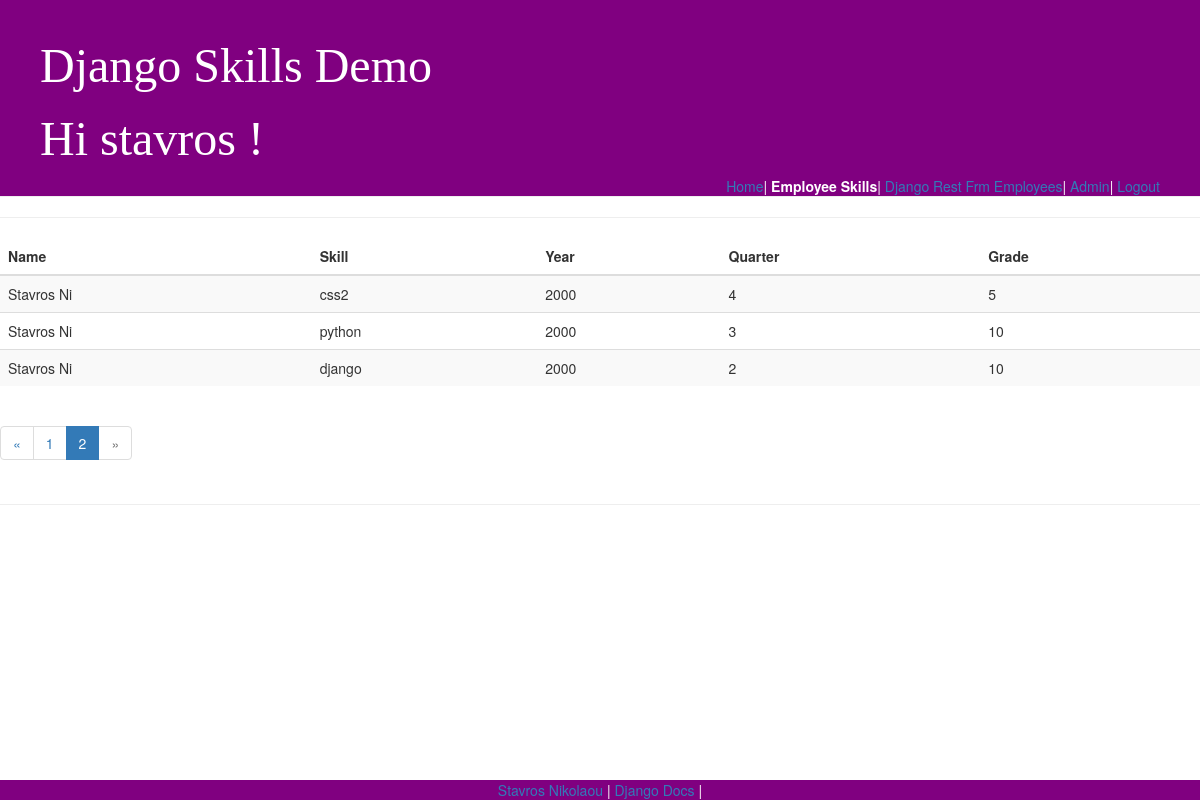
The page /skills/emp_skills_list/?page=2 (signed in) on the database its author committed.
### skills/models.py (models this page shows, shortened)
class EmpSkills(models.Model):
    id = models.AutoField(primary_key=True)
    year = models.IntegerField(blank=True, null=True)
    quarter = models.IntegerField(blank=True, null=True)
    employee = models.ForeignKey('Employee', models.DO_NOTHING, blank=True, null=True)
    skill = models.ForeignKey('Skill', models.DO_NOTHING, blank=True, null=True)
    grade = models.IntegerField()
    class Meta:
        managed = False
        db_table = 'emp_skills'
        unique_together = (('year', 'quarter', 'employee', 'skill'),)

class Employee(models.Model):
    id = models.AutoField(primary_key=True)
    name = models.CharField(max_length=10)
    get_data=URLField()
    department = models.ForeignKey(Department, models.DO_NOTHING, blank=True, null=True)
    def get_data(self):
         bar_chart=pygal.Bar()
         bar_chart.title = 'Employee grades  (in %)'
         data = {}
         for empSkill in Employee.empSkills(self):
             data[str(empSkill.year) + " Q"+ str(empSkill.quarter) ] = empSkill.grade
         for key, value in data.items():
            bar_chart.add(key, value)
         return mark_safe('<img src="%s" width="750" height="550" />' % (bar_chart.render_data_uri()))
    class Meta:
        managed = False
        db_table = 'employee'

class Skill(models.Model):
    id = models.AutoField(primary_key=True)
    name = models.CharField(max_length=10)
    class Meta:
        managed = False
        db_table = 'skill'

### skills/views.py (the view)
# urls.py: path('skills/emp_skills_list/',views.emp_skills,name='emp_skills'),
@login_required
def emp_skills(request):
    emp_skills_list = EmpSkills.objects.all()
    paginator = Paginator(emp_skills_list, 3) # Show 25 contacts per page
    page = request.GET.get('page')
    emp_skills_list = paginator.get_page(page)
    return render(request, 'skills/emp_skills_list.html', {'list': emp_skills_list})

### skills/templates/skills/emp_skills_list.html (shortened to what this page needs)
{% extends 'base.html' %}
{% block nav-empSkills %}<strong class="nav-active">Employee Skills</strong>{% endblock %}
{% block content %}
<table class="table table-striped">
  <thead>
    <tr>
      <th>Name</th>
      <th>Skill</th>
      <th>Year</th>
      <th>Quarter</th>
      <th>Grade</th>
    </tr>
  </thead>
  <tbody>
    {% for emp in list %}
      <tr>
        <td>{{ emp.employee.name }}</td>
        <td>{{ emp.skill.name }}</td>
        <td>{{ emp.year}}</td>
        <td>{{ emp.quarter}}</td>
        <td>{{ emp.grade}}</td>
      </tr>
    {% endfor %}
  </tbody>
</table>
{% if list.has_other_pages %}
  <ul class="pagination">
    {% if list.has_previous %}
      <li><a href="?page={{ list.previous_page_number }}">&laquo;</a></li>
    {% else %}
      <li class="disabled"><span>&laquo;</span></li>
    {% endif %}
    {% for i in list.paginator.page_range %}
      {% if list.number == i %}
        <li class="active"><span>{{ i }} <span class="sr-only">(current)</span></span></li>
      {% else %}
        <li><a href="?page={{ i }}">{{ i }}</a></li>
      {% endif %}
    {% endfor %}
    {% if list.has_next %}
      <li><a href="?page={{ list.next_page_number }}">&raquo;</a></li>
    {% else %}
      <li class="disabled"><span>&raquo;</span></li>
    {% endif %}
  </ul>
{% endif %}
{% endblock %}

### skills/templates/base.html (shortened to what this page needs)
<!DOCTYPE html>
<html>
<head>
   {% load staticfiles %}
        <link rel="stylesheet" href="//maxcdn.bootstrapcdn.com/bootstrap/3.2.0/css/bootstrap.min.css">
        <link rel="stylesheet" href="//maxcdn.bootstrapcdn.com/bootstrap/3.2.0/css/bootstrap-theme.min.css">
        <link rel="stylesheet" href="{% static 'css/skills.css' %}">
</head>
<body>
  <header class="page-header">
    <h1>Django Skills Demo </h1>
    {% if user.is_authenticated %}
    <h1>  Hi {{ user.username }} !</h1>
      {% block nav %}
        <ul id="nav" class="top-menu" >
            {% block nav-home %}<a href="{% url 'home' %}">Home</a>{% endblock %}|
            {% block nav-empSkills %}<a href="{% url 'emp_skills' %}">Empp Skills</a>{% endblock %}|
            {% block nav-rest_emp %}<a href="{% url 'rest_emp' %}">Django Rest Frm Employees</a>{% endblock %}|
            {% block nav-admin %}<a href="/admin">Admin</a>{% endblock %}|
            {% block nav-logout %}<a href="{% url 'logout' %}">Logout</a>{% endblock %}
        </ul>
      {% endblock %}
    {% else %}
      <h1>User:stavros  Password:strovolos1234 </h1>
    {% endif %}
  </header>
  <hr>
  <main>
    {% block content %}
    {% endblock %}
  </main>
  <hr>
  <footer class="footer">
    <a href="https://github.com/stavros82/skills">Stavros Nikolaou</a> |
    <a href="https://docs.djangoproject.com/en/2.0/">Django Docs</a> |
  </footer>
</body>
</html>

### skills/static/css/skills.css (style rules this page uses)
body { padding-left: o; }
.page-header { left: 0; width: 100%; background-color: purple; margin-top: 0; padding: 20px 20px 20px 40px; }
.page-header h1, .page-header h1 a, .page-header h1 a:visited, .page-header h1 a:active { color: #ffffff; font-size: 36pt; text-decoration: none; }
h1, h2, h3, h4 { font-family: cursive; }
.top-menu, .top-menu:hover, .top-menu:visited { color: #ffffff; float: right; font-size: 8; margin-right: 20px; }
.footer { position: fixed; left: 0; bottom: 0; width: 100%; background-color: purple; color: white; text-align: center; }

### rows shown on the page
EmpSkills: employee.name "Stavros Ni", skill.name "css2", year "2000", quarter "4", grade "5"
EmpSkills: employee.name "Stavros Ni", skill.name "python", year "2000", quarter "3", grade "10"
EmpSkills: employee.name "Stavros Ni", skill.name "django", year "2000", quarter "2", grade "10"

### other values the page prints
{{ user.username }} "stavros"
{{ i }} "1"
{{ i }} "2"
